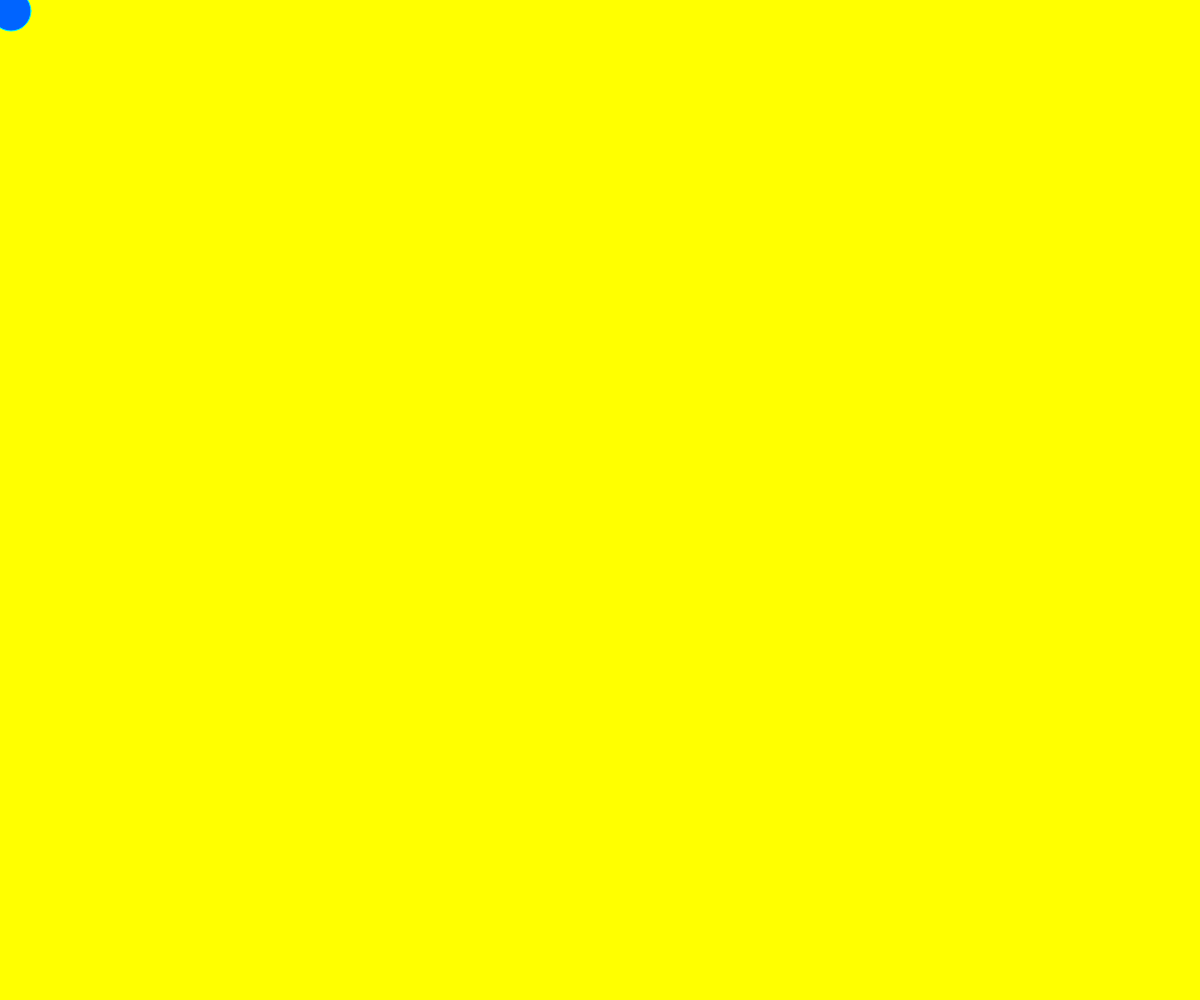
Frame 1 (no input)
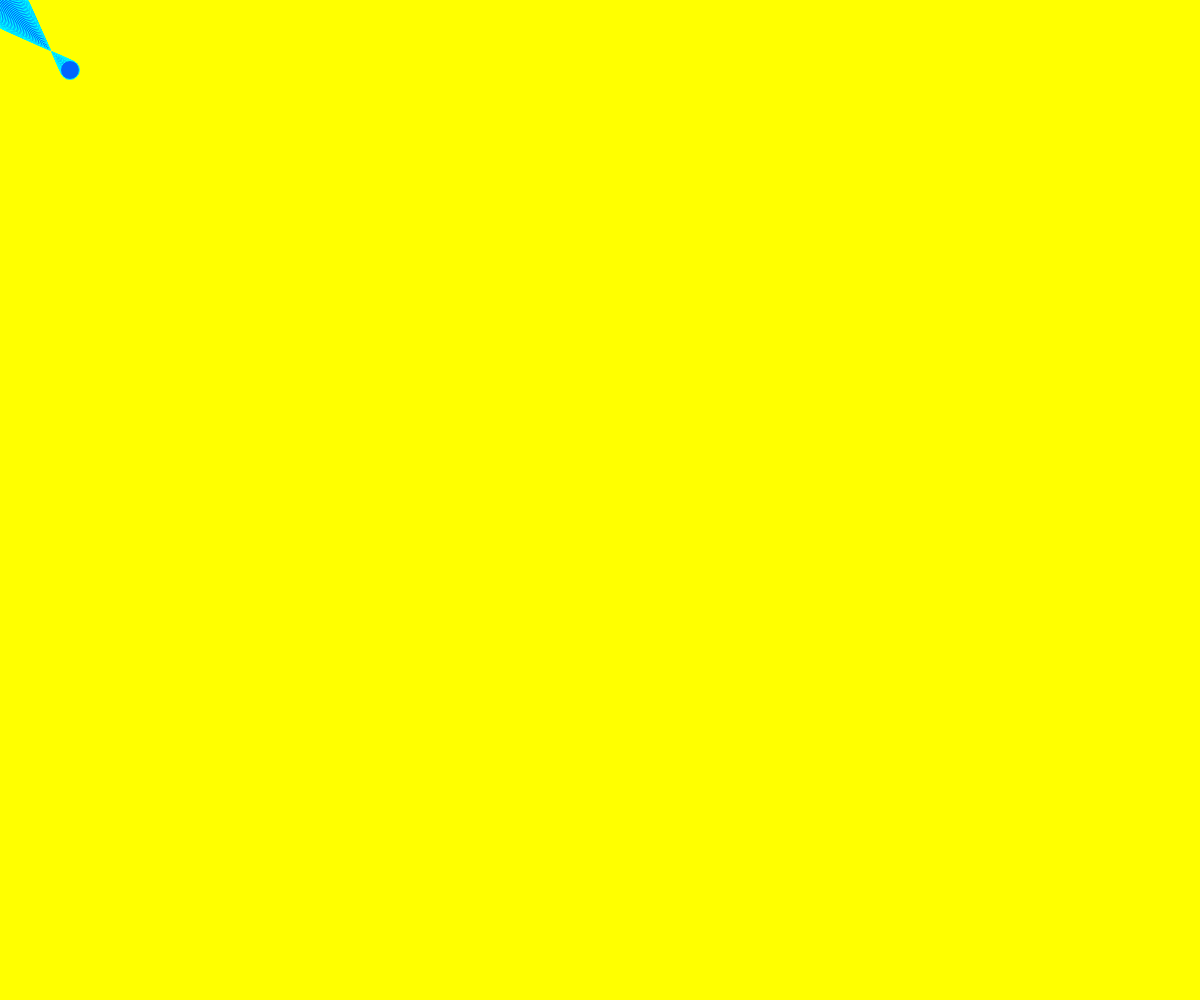
Frame 60 (no input)
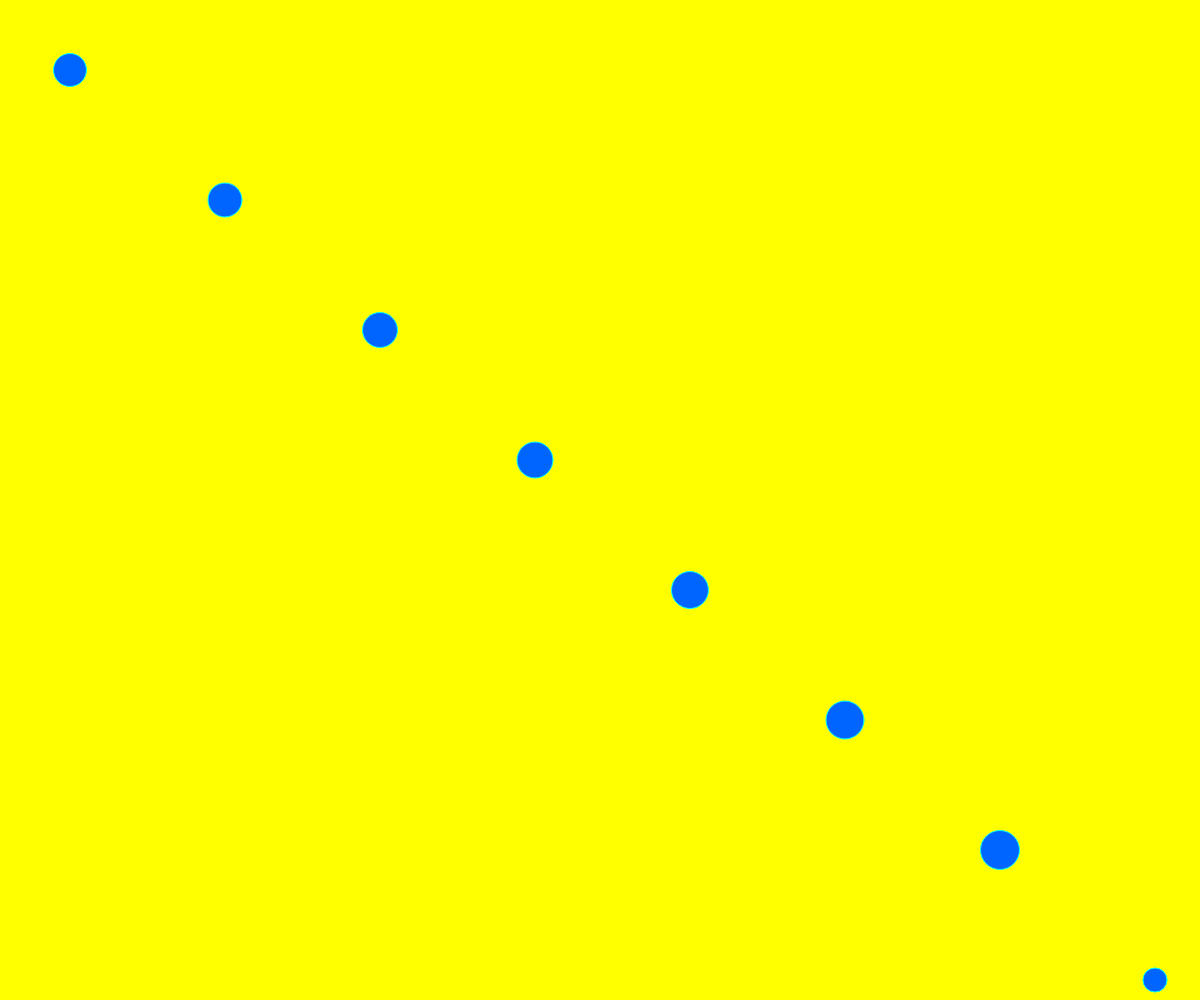
Frame 120 (the mouse pressed at the canvas centre since frame 60)

The p5.js sketch that drew these frames (run headless with seeded random() and noise() and a simulated clock; from frame 60 on, the mouse is pressed at the canvas centre):

// p5.js sketch
// ── sketch.js


let ball = {};
let on = false
ball.width = 40;
ball.x = 10;
ball.y = 10;
ball.delta_x = 1;
ball.delta_y = 1;
ball.scale_x = 1;
ball.scale_y = 1;

function setup() {
    createCanvas(windowWidth, windowHeight);
    background(255, 255, 0);
}

function draw() {

    ball.x += ball.delta_x * ball.scale_x;
    ball.y += ball.delta_y * ball.scale_y;

    if (ball.x >= width || ball.x <+ 0);
      fill

    if (ball.x >= width || ball.x <= 0) {
        ball.delta_x = -1 * ball.delta_x;
    }
    if (ball.y >= height || ball.y <= 0) {
        ball.delta_y = -1 * ball.delta_y;
}


    fill(0, 100, 255);
    stroke(0, 255, 255);
    ellipse(ball.x, ball.y, ball.width, ball.width)

    //changed ball to blue

    if ( ball.width >= 100){
        ball.width = -1 * ball.width;
        // ball will shrink if it gets over 100
        //issue: if mouseX is less than 100 ball will conintue to grow
    }
     if (mouseX >= windowWidth/2){
      ball.width = ball.width + 1;
    } else {
      ball.width = ball.width - 1;
    }
    // ball will grow if mouse is on right side
    //ball will shrink if on left side
}

function mousePressed() {

  let red = 255
  let green = 255
  let blue = 0

  background( red, green, blue );
//resets backgroud to yellow...gotta be a better way to do this

    ball.scale_x = map(mouseX, 0, width, mouseX/2, 10);
    ball.scale_y = map(mouseY, 0, height, mouseY/2, 10);


}
